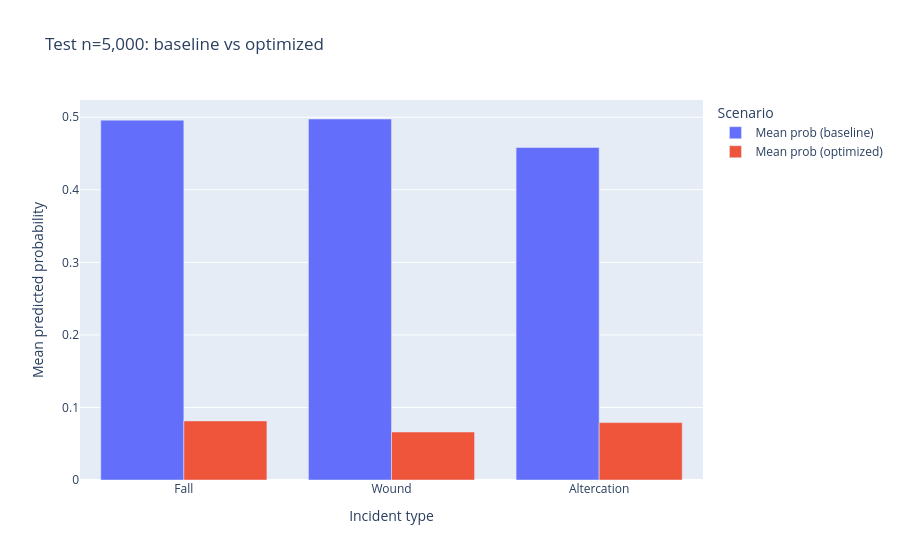

Notebook code cell kept with this figure:
### Code cell
cf_long = cf_df.melt(
    id_vars=['Incident type'],
    value_vars=['Mean prob (baseline)', 'Mean prob (optimized)'],
    var_name='Scenario', value_name='Mean predicted probability',
)
fig_cf = px.bar(cf_long, x='Incident type', y='Mean predicted probability', color='Scenario',
    barmode='group', title=f"Test n={counterfactual['n_test_sample']:,}: baseline vs optimized")
fig_cf.show()
cf_plan

### Figure 1 — Plotly figure (JSON) as saved in the notebook; plotly's stock layout.template omitted (floating-point values rounded to 4 significant figures)
{"data": [{"alignmentgroup": "True", "hovertemplate": "Scenario=Mean prob (baseline)<br>Incident type=%{x}<br>Mean predicted probability=%{y}<extra></extra>", "legendgroup": "Mean prob (baseline)", "marker": {"color": "#636efa", "pattern": {"shape": ""}}, "name": "Mean prob (baseline)", "offsetgroup": "Mean prob (baseline)", "orientation": "v", "showlegend": true, "textposition": "auto", "type": "bar", "x": ["Fall", "Wound", "Altercation"], "xaxis": "x", "y": [0.496, 0.4976, 0.4583], "yaxis": "y"}, {"alignmentgroup": "True", "hovertemplate": "Scenario=Mean prob (optimized)<br>Incident type=%{x}<br>Mean predicted probability=%{y}<extra></extra>", "legendgroup": "Mean prob (optimized)", "marker": {"color": "#EF553B", "pattern": {"shape": ""}}, "name": "Mean prob (optimized)", "offsetgroup": "Mean prob (optimized)", "orientation": "v", "showlegend": true, "textposition": "auto", "type": "bar", "x": ["Fall", "Wound", "Altercation"], "xaxis": "x", "y": [0.08146, 0.06611, 0.07914], "yaxis": "y"}], "layout": {"barmode": "group", "legend": {"title": {"text": "Scenario"}, "tracegroupgap": 0}, "title": {"text": "Test n=5,000: baseline vs optimized"}, "xaxis": {"anchor": "y", "domain": [0, 1], "title": {"text": "Incident type"}}, "yaxis": {"anchor": "x", "domain": [0, 1], "title": {"text": "Mean predicted probability"}}}}
